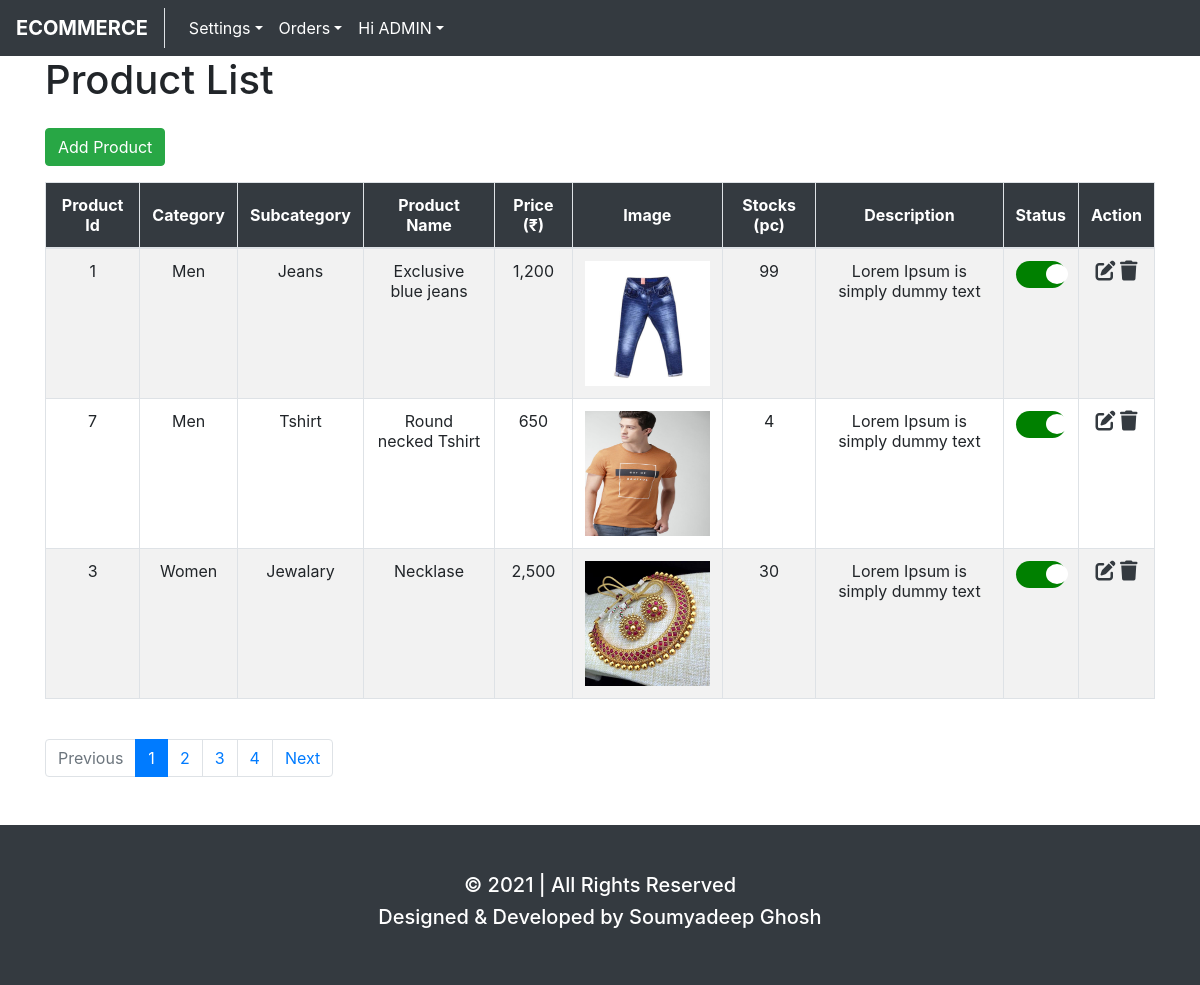
Page /productlist.php (signed in) on the earlier database version.
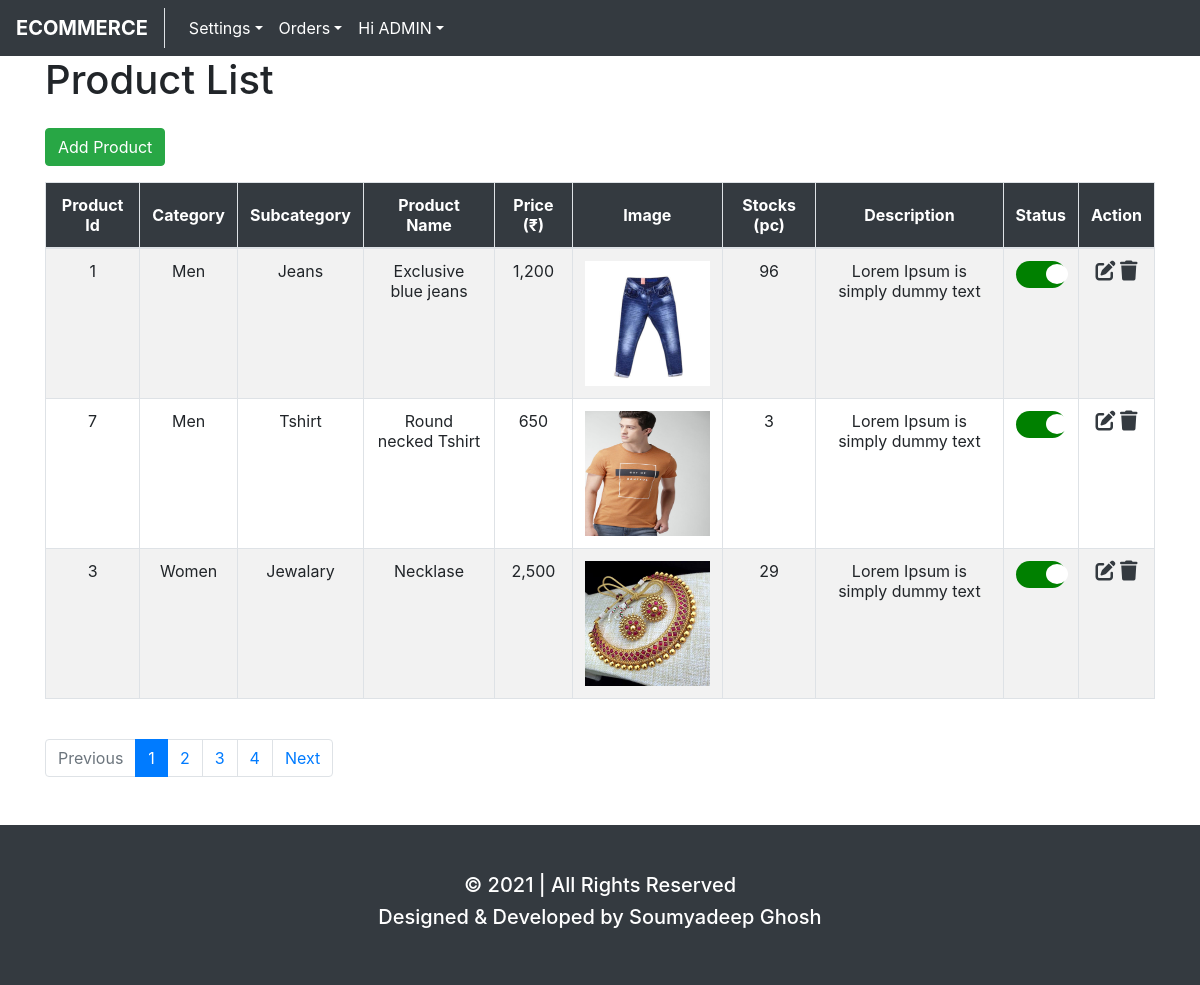
Same page on the later database version.
### tables this page shows
CREATE TABLE `product` (
  `id` int(11) NOT NULL,
  `cat_id` int(11) NOT NULL,
  `subcat_id` int(11) NOT NULL,
  `name` varchar(255) NOT NULL,
  `price` varchar(255) NOT NULL,
  `image` varchar(255) NOT NULL,
  `stocks` int(255) NOT NULL,
  `description` text NOT NULL,
  `status` tinyint(1) NOT NULL DEFAULT 0 COMMENT '0=inactive\r\n1=active'
);

CREATE TABLE `category` (
  `id` int(11) NOT NULL,
  `name` varchar(255) NOT NULL,
  `status` tinyint(1) NOT NULL DEFAULT 0 COMMENT '0=inactive 1=active'
);

CREATE TABLE `subcategory` (
  `id` int(11) NOT NULL,
  `cat_id` int(11) NOT NULL,
  `name` varchar(255) NOT NULL,
  `status` tinyint(1) NOT NULL DEFAULT 0 COMMENT '0=inactive 1=active'
);

### productlist.php (the view, shortened to what this page needs)
<?php
    include "config.php";
    $page = isset($_GET['page']) ? mysqli_real_escape_string($link,$_GET['page']) : 1;
    $limit = 3;
    $offset = ($page - 1) * $limit;
    $sql = "SELECT product.id as product_id,category.name as category,subcategory.name as subcategory,product.name as product_name,price,image,stocks,description,product.status as status FROM product INNER JOIN category ON product.cat_id = category.id INNER JOIN subcategory ON product.subcat_id = subcategory.id LIMIT $limit OFFSET $offset";
    $query = mysqli_query($link,$sql);
?>
<head>
    <?php include 'layouts/head.php' ?>
</head>
<body>
    <?php include 'layouts/header.php' ?>
    <div class="container">
        <?php if($_SESSION['type'] == 1){ ?>
            <h1>Product List</h1>
            <a href="addproduct.php" class="btn btn-success mt-3 mb-3">Add Product</a>
            <table class="table table-bordered table-striped table-hover">
            <thead class="bg-dark text-center text-white">
                <tr>
                    <th class="align-middle">Product Id</th>
                    <th class="align-middle">Category</th>
                    <th class="align-middle">Subcategory</th>
                    <th class="align-middle">Product Name</th>
                    <th class="align-middle">Price (&#8377)</th>
                    <th class="align-middle">Image</th>
                    <th class="align-middle">Stocks (pc)</th>
                    <th class="align-middle">Description</th>
                    <th class="align-middle">Status</th>
                    <th class="align-middle">Action</th>
                </tr>
            </thead>
            <tbody class="text-center">
                <?php if(mysqli_num_rows($query) == 0){ ?>
                    <tr><td colspan="10" class="text-center">No record found</td></tr>
                <?php }else{ ?>
                    <?php
                        $psql = "SELECT * FROM product";
                        $pquery = mysqli_query($link,$psql);
                        $total_record = mysqli_num_rows($pquery);
                        $total_page = ceil($total_record / $limit);
                        while($product = mysqli_fetch_assoc($query)){
                    ?>
                    <tr>
                        <td><?= $product['product_id'] ?></td>
                        <td><?= $product['category'] ?></td>
                        <td><?= $product['subcategory'] ?></td>
                        <td><?= $product['product_name'] ?></td>
                        <td><?= number_format($product['price']) ?></td>
                        <td>
                            <img src="assets/images/products/<?= $product['image'] ?>" width="125" height="125">
                        </td>
                        <td><?= $product['stocks'] ?>
                        <?php
                            $count = str_word_count($product['description']);
                            $desc = array_slice(explode(' ',$product['description']),0,10);
                            $desc = implode(' ',$desc);
                        ?>
                        <td><?= $desc ?> <?= $count >= 10 ? '<a href="#">...see more</a>' : '' ?></td>
                        <td>
                            <label class="switch">
                                <span class="slider round"></span>
                            </label>
                        </td>
                        <td>
                            <a href="update.php?id=<?= $product['product_id'] ?>" class="text-dark"><i class='fas fa-edit'></i></a>
                            <a href="delete.php?id=<?= $product['product_id'] ?>" class="text-dark"><i class='fas fa-trash'></i></a>
                        </td>
                    </tr>
                    <?php } ?>
                <?php } ?>
            </tbody>
            </table>
            <br>
            <ul class="pagination">
                <li class="page-item <?= ($page > 1) ? '' : 'disabled' ?>"><a class="page-link" href="productlist.php?page=<?= $page-1 ?>">Previous</a></li>
            <?php for($i=1;$i<=$total_page;$i++){ ?>
                <li class="page-item <?= ($page == $i) ? 'active' : '' ?>"><a class="page-link" href="productlist.php?page=<?= $i ?>"><?php echo $i ?></a></li>
            <?php } ?>
                <li class="page-item <?= ($total_page > $page) ? '' : 'disabled' ?>"><a class="page-link" href="productlist.php?page=<?= $page+1 ?>">Next</a></li>
            </ul>
        <?php }else{ echo '<script>window.location.href="index.php"</script>'; } ?>
    </div>
    <?php include 'layouts/footer.php' ?>
</body>

### layouts/head.php (shortened to what this page needs)
<!DOCTYPE html>
<html lang="en">
<head>
    <link rel="stylesheet" href="https://maxcdn.bootstrapcdn.com/bootstrap/4.5.2/css/bootstrap.min.css">
    <link rel="stylesheet" href="assets/css/site.css">
</head>

### layouts/header.php (shortened to what this page needs)
<?php
    $msql = "SELECT category.id as cat_id,category.name as cat_name,subcategory.id as subcat_id,subcategory.name as subcat_name FROM subcategory RIGHT JOIN category ON subcategory.cat_id=category.id WHERE category.status=1";
    $mquery = mysqli_query($link,$msql);
    $menus = [];
    while($result = mysqli_fetch_assoc($mquery)){
        $menus[$result['cat_id']][$result['cat_name']][$result['subcat_id']] = $result['subcat_name'];
    }
?>
<nav class="navbar navbar-expand-sm bg-dark">
    <ul class="navbar-nav">
        <strong class="navbar-brand pr-3 border-right"><a class="text-white" href="index.php">ECOMMERCE</a></strong>
        <?php if(isset($_SESSION['type']) && $_SESSION['type'] == 0 || $_SESSION['type'] == 'guest'){ foreach($menus as $key1=>$cats){ foreach($cats as $cat=>$subcats){ ?>
            <li class="nav-item dropdown bg-secondary">
                <a class="nav-link dropdown-toggle text-white" href="javascript:void(0)" data-toggle="dropdown"><?= $cat ?></a>
                <div class="dropdown-menu">
                    <?php foreach($subcats as $key2=>$subcat){ ?>
                        <a class="dropdown-item" href="product.php?category=<?= $cat ?>&subcategory=<?= $subcat ?>"><?= $subcat ?></a>
                    <?php }} ?>
                </div>
            </li>
        <?php }if(isset($_SESSION['id'])){ ?>
                <a class="nav-link text-white" href="cart.php"><i class='fab fa-opencart'></i> Cart<sup class="badge <?= (isset($_SESSION['cart_item']) && count($_SESSION['cart_item']) > 0) ? 'badge-primary' : 'badge-secondary' ?>"><?= isset($_SESSION['cart_item']) ? count($_SESSION['cart_item']) : 0; ?></sup></a>
        <?php }} else{ ?>
            <li class="nav-item dropdown">
                <a class="nav-link dropdown-toggle text-white" href="javascript:void(0)" data-toggle="dropdown">Settings</a>
            </li>
        <?php } ?>
        <?php if($_SESSION['type'] != 'guest'){ if($_SESSION['type'] == 0){ ?>
            <a class="nav-link text-white" href="orderlist.php">Orders</a>
        <?php }else{ ?>
            <li class="nav-item dropdown">
                <a class="nav-link dropdown-toggle text-white" href="javascript:void(0)" data-toggle="dropdown">Orders</a>
            </li>
        <?php }} ?>
        <li class="nav-item dropdown">
            <a class="nav-link dropdown-toggle text-white" href="javascript:void(0)" data-toggle="dropdown"><?= isset($_SESSION['name']) ? 'Hi '.strtoupper(explode(' ',$_SESSION['name'])[0]) : 'Hi Guest' ?></a>
        </li>
    </ul>
</nav>

### layouts/footer.php (shortened to what this page needs)
<footer class="mt-5">
    <div class="bg-dark text-white text-center pt-5 pb-5">
        <h5>&copy <?= date('Y').' | All Rights Reserved' ?></h5>
        <h5>Designed & Developed by Soumyadeep Ghosh</h5>
    </div>
</footer>
</html>

### assets/css/site.css (style rules this page uses)
.fas { font-size: 20px; }
.switch { position: relative; display: inline-block; width: 50px; height: 27px; }
.slider { position: absolute; cursor: pointer; top: 0; left: 0; right: 0; bottom: 0; background-color: red; -webkit-transition: .4s; transition: .4s; }
.slider:before { position: absolute; content: ""; height: 20px; width:22px; left: 4px; bottom: 4px; background-color: white; -webkit-transition: .4s; transition: .4s; }
input:checked + .slider { background-color: green; }
input:checked + .slider:before { -webkit-transform: translateX(26px); -ms-transform: translateX(26px); transform: translateX(26px); }
.slider.round { border-radius: 34px; }
.slider.round:before { border-radius: 50%; }

Differences in the rows shown:
changed product "Exclusive blue jeans": stocks "99" → "96"
changed product "Round necked Tshirt": stocks "4" → "3"
changed product "Necklase": stocks "30" → "29"
